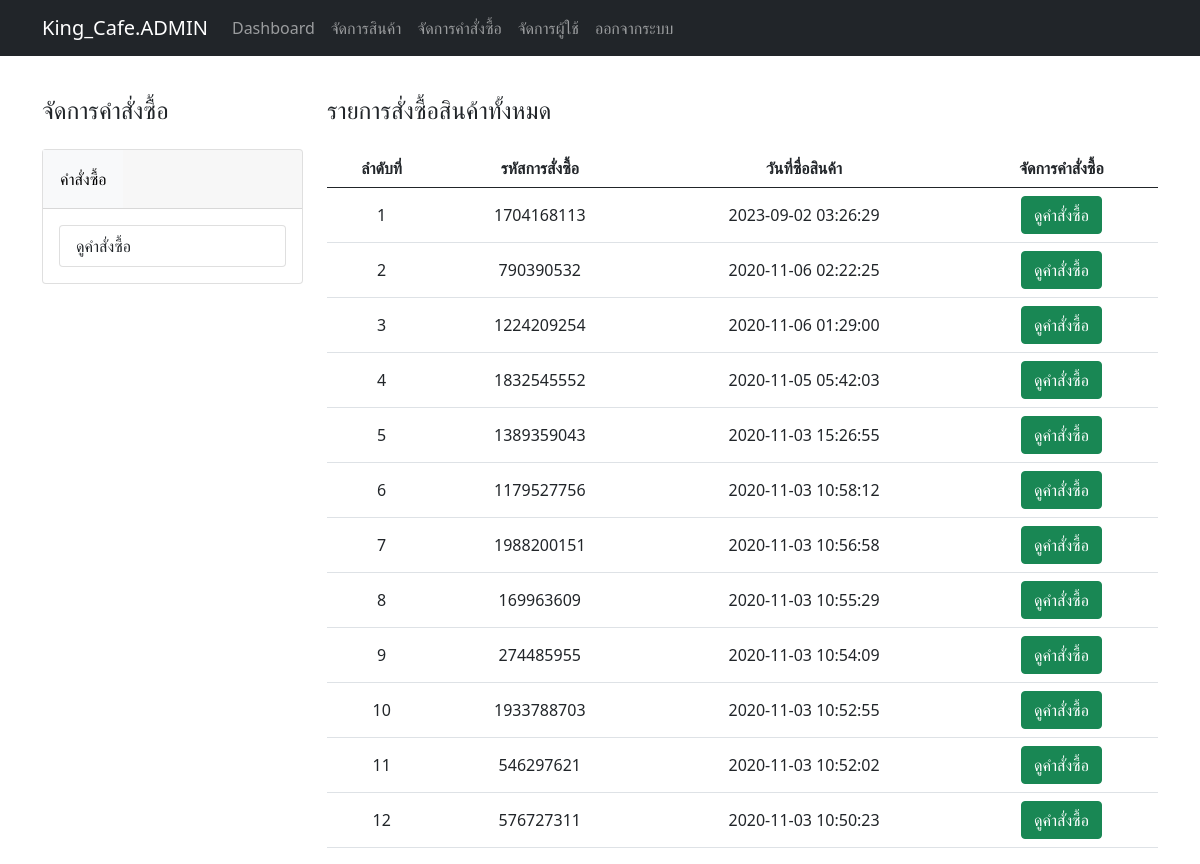
The app's page /Cafe/admin/order.php (signed in) with its own data.
### tables this page shows
CREATE TABLE `sale` (
  `sale_id` int(11) NOT NULL,
  `c_id` int(11) NOT NULL,
  `e_id` int(11) NOT NULL,
  `datesave` timestamp NOT NULL DEFAULT current_timestamp() ON UPDATE current_timestamp()
);

### Cafe/admin/order.php (the view, shortened to what this page needs)
<?php
include'assets/php/connect.php';
?>
<html>
<head>
    <link rel="stylesheet" href="assets/css/console.css">
    <link rel="stylesheet" href="https://stackpath.bootstrapcdn.com/bootstrap/5.0.0-alpha2/css/bootstrap.min.css">
</head>
<body>
<?php require_once 'assets/navbar.php'?>
<div class="container">
    <div class="row">
        <div class="col-lg-3">
            <h4 class="my-4" style="margin-top:6.0rem!important;">จัดการคำสั่งซื้อ</h4>
            <div class="accordion" id="accordionExample">
                <div class="card">
                    <div class="card-header p-0" id="headingOne">
                        <h2 class="mb-0">
                            <button class="btn btn-light btn-block text-left p-3 rounded-0" type="button" data-toggle="collapse" data-target="#collapseOne" aria-expanded="true" aria-controls="collapseOne">
                                คำสั่งซื้อ
                            </button>
                        </h2>
                    </div>
                    <div id="collapseOne" class="collapse show" aria-labelledby="headingOne" data-parent="#accordionExample">
                        <div class="card-body">
                            <div class="list-group">
                                <a href="order.php" class="list-group-item">ดูคำสั่งซื้อ</a>
                            </div>
                        </div>
                    </div>
                </div>
            </div>
        </div>
        <div class="col-lg-9">
            <h4 class="my-4" style="margin-top:6.0rem!important;">รายการสั่งซื้อสินค้าทั้งหมด</h4>
            <table class="table table-hover">
                <thead>
                <tr align="center">
                    <th>ลำดับที่</th>
                    <th>รหัสการสั่งซื้อ</th>
                    <th>วันที่ซื่อสินค้า</th>
                    <th>จัดการคำสั่งซื้อ</th>
                </tr>
                </thead>
                <tbody>
                <?php
                $sql = "select * from sale order by datesave desc";
                $load = $con->query($sql);
                $i=1;
                while($data = $load->fetch_assoc()):
                    ?>
                    <tr align="center" valign="middle">
                        <td><?php echo $i; ?></td>
                        <td><?php echo $data['sale_id']; ?></td>
                        <td><?php echo $data['datesave'] ?></td>
                        <td><a href="view_order.php?sale_id=<?php echo $data['sale_id']?>" class="btn btn-success">ดูคำสั่งซื้อ</a></td>
                    </tr>
                    <?php
                    $i++;
                endwhile;
                ?>
                </tbody>
            </table>
        </div>
    </div>
</div>
</body>
</html>

### Cafe/admin/assets/css/color.css (style rules this page uses)
:root { --bg-blue : #ABD4EF; }

### records on screen
sale: sale_id "1704168113", datesave "2023-09-02 03:26:29"
sale: sale_id "790390532", datesave "2020-11-06 02:22:25"
sale: sale_id "1224209254", datesave "2020-11-06 01:29:00"
sale: sale_id "1832545552", datesave "2020-11-05 05:42:03"
sale: sale_id "1389359043", datesave "2020-11-03 15:26:55"
sale: sale_id "1179527756", datesave "2020-11-03 10:58:12"
sale: sale_id "1988200151", datesave "2020-11-03 10:56:58"
sale: sale_id "169963609", datesave "2020-11-03 10:55:29"
sale: sale_id "274485955", datesave "2020-11-03 10:54:09"
sale: sale_id "1933788703", datesave "2020-11-03 10:52:55"
sale: sale_id "546297621", datesave "2020-11-03 10:52:02"
sale: sale_id "576727311", datesave "2020-11-03 10:50:23"
